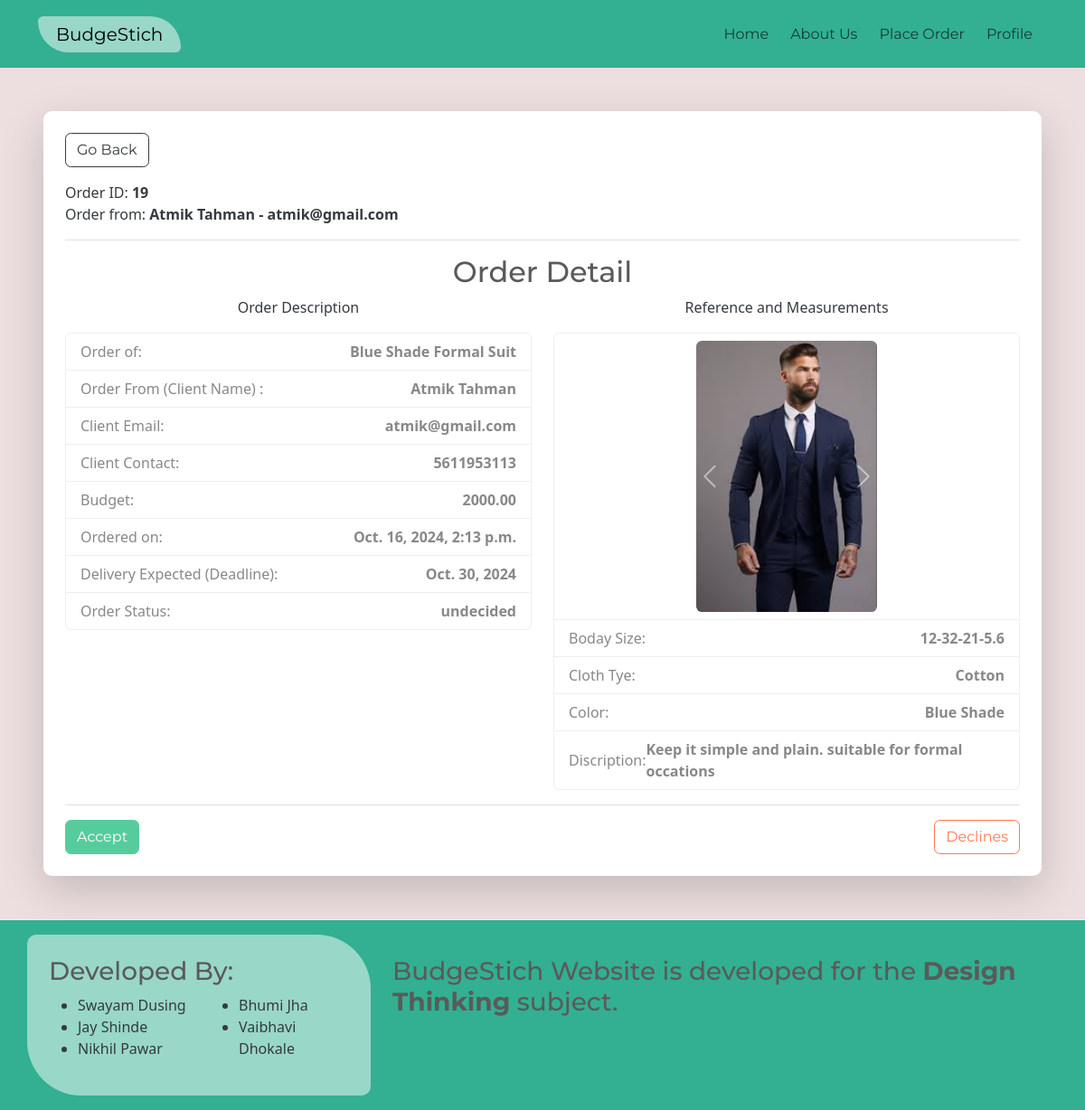
/manageorder/19 (signed in), run on the app's committed database.
### coreapp/models.py (models this page shows, shortened)
class DressOrder(models.Model):
    STATUS_CHOICES = (
        ('undecided', 'Undecided'),
        ('pending', 'Accepted'),
        ('declined', 'Declined'),
        ('pending', 'Pending'),
        ('completed', 'Completed'),
    )
    ordtitle = models.CharField(max_length=50,verbose_name="Order Title",default="")
    user = models.CharField(max_length=30, verbose_name='Username')
    useremail = models.EmailField(verbose_name='Client Email',blank=True,null=True)
    usercontact = models.IntegerField(verbose_name='Client Ph.No',blank=True,null=True)
    userfullname = models.CharField(max_length=50,verbose_name='Client Full Name',blank=True,null=True)
    tailor = models.CharField(max_length=30,verbose_name='Tailor Username')
    tailoremail = models.EmailField(verbose_name='Tailor Email',blank=True,null=True)
    tailorcontact = models.IntegerField(verbose_name='Tailor Ph.No',blank=True,null=True)
    tailorfullname = models.CharField(max_length=50,verbose_name='Tailor Full Name',blank=True,null=True)
    body_size = models.CharField(max_length=20, verbose_name="Body Size")
    cloth_type = models.CharField(max_length=30, verbose_name="Cloth Type")
    budget = models.DecimalField(max_digits=10, decimal_places=2, verbose_name="Budget")
    color = models.CharField(max_length=15, verbose_name="Preferred Color")
    design_reference = models.ImageField(upload_to='design_references/', blank=True, null=True, verbose_name="Design Reference Image")
    additional_notes = models.TextField(blank=True, null=True, verbose_name="Additional Notes")
    created_at = models.DateTimeField(auto_now_add=True)
    orderstatus = models.CharField(max_length=10, choices=STATUS_CHOICES, default='undecided', verbose_name="Order Status")
    clientaddress = models.CharField(max_length=20,blank=True,null=True)
    clientaddzipcode = models.CharField(max_length=10,blank=True,null=True)
    clientaddcity = models.CharField(max_length=15,blank=True,null=True)
    clientaddstate = models.CharField(max_length=15,blank=True,null=True)
    deliverydate = models.DateField(blank=True,null=True,verbose_name="Expected Delivery")
    deliverypatner = models.CharField(blank=True,null=True,max_length=50)
    deliveryinfo = models.CharField(blank=True,null=True ,max_length=50)

### coreapp/views.py (the view)
# urls.py: path('manageorder/<int:id>',views.manageorder),#tailor to manage the order
@login_required
def manageorder(request,id):
    orderdetail = get_object_or_404(DressOrder,id=id)
    return render(request,'manageorder.html',{'order':orderdetail})

### coreapp/templates/manageorder.html (shortened to what this page needs)
{% extends "base.html" %}
{% load static %}
{% block content %}
<div class="container-fluid p-5 " >
    <div class="container bg-body rounded-3  shadow-lg p-4">
        <a href="/tailor_dashboard" class="btn btn-outline-dark mb-3">Go Back</a>
        <li class="text-dark list-unstyled">Order ID: <strong>{{ order.id }}</strong></li>
        <li class="text-dark list-unstyled">Order from: <strong>{{ order.userfullname }} - {{ order.useremail }}</strong></li>
        <hr>
        <div class="">
            <h2 class="text-center">Order Detail</h2>
            <div class="row text-dark">
                <div class="col-md-6">
                    <p class="text-center">Order Description</p>
                    <ul class="list-group">
                        <li class="list-group-item d-flex justify-content-between align-items-center">
                            Order of: <strong>{{ order.ordtitle }}</strong>
                        </li>
                        <li class="list-group-item d-flex justify-content-between align-items-center">
                            Order From (Client Name) : <strong>{{ order.userfullname }}</strong>
                        </li>
                        <li class="list-group-item d-flex justify-content-between align-items-center">
                            Client Email: <strong>{{ order.useremail }}</strong>
                        </li>
                        <li class="list-group-item d-flex justify-content-between align-items-center">
                            Client Contact: <strong>{{ order.usercontact }}</strong>
                        </li>
                        <li class="list-group-item d-flex justify-content-between align-items-center">
                            Budget: <strong>{{ order.budget }}</strong>
                        </li>
                        <li class="list-group-item d-flex justify-content-between align-items-center">
                            Ordered on: <strong>{{ order.created_at }}</strong>
                        </li>
                        <li class="list-group-item d-flex justify-content-between align-items-center">
                            Delivery Expected (Deadline): <strong>{{ order.deliverydate }}</strong>
                        </li>
                        <li class="list-group-item d-flex justify-content-between align-items-center">
                            Order Status: <strong>{{ order.orderstatus }}</strong>
                        </li>
                    </ul>
                </div>
                <div class="col-md-6">
                    <p class="text-center">
                        Reference and Measurements
                    </p>
                    <ul class="list-group">
                        <li class="list-group-item d-flex justify-content-center align-items-center">
                            {% if order.design_reference %}
                            <div id="carouselExample" class="carousel slide">
                                <div class="carousel-inner">
                                    <div class="carousel-item active ">
                                        <a href="{{ order.design_reference.url }}">
                                            <img src="{{ order.design_reference.url }}" alt="Desing Reference"
                                                class="d-block w-100 rounded" title="Design Reference" style="height: 300px;">
                                        </a>
                                    </div>
                                </div>
                                <button class="carousel-control-prev" type="button" data-bs-target="#carouselExample"
                                    data-bs-slide="prev">
                                    <span class="carousel-control-prev-icon" aria-hidden="true"></span>
                                </button>
                                <button class="carousel-control-next" type="button" data-bs-target="#carouselExample"
                                    data-bs-slide="next">
                                    <span class="carousel-control-next-icon" aria-hidden="true"></span>
                                </button>
                            </div>
                            {% else %}
                            No Reference Image Uploaded
                            {% endif %}
                        </li>
                        <li class="list-group-item d-flex justify-content-between align-items-center">
                            Boday Size: <strong>{{ order.body_size }}</strong>
                        </li>
                        <li class="list-group-item d-flex justify-content-between align-items-center">
                            Cloth Tye: <strong>{{ order.cloth_type }}</strong>
                        </li>
                        <li class="list-group-item d-flex justify-content-between align-items-center">
                            Color: <strong>{{ order.color }}</strong>
                        </li>
                        <li class="list-group-item d-flex justify-content-between align-items-center">
                            Discription: <strong>{{ order.additional_notes }}</strong>
                        </li>
                    </ul>
                </div>
            </div>
        </div>
        <hr>
        <div class="d-flex">
        {% if order.orderstatus == 'undecided' %}
            <a href="/orderstatus/{{ order.id }}/true" class="btn btn-success me-auto">Accept</a>
            <a href="/orderstatus/{{ order.id }}/false" class="btn btn-outline-danger ms-auto">Declines</a>
        {% endif %}
        </div>
    </div>
</div>
{% endblock %}

### coreapp/templates/base.html (style rules this page uses)
html, body { height: 100%; margin: 0; }
.ultralightred { background-color: #EDDFE0; }

### data on the page
DressOrder: id "19", userfullname "Atmik Tahman", useremail "atmik@gmail.com", ordtitle "Blue Shade Formal Suit", usercontact "5611953113", budget "2000.00", created_at "Oct. 16, 2024, 2:13 p.m.", deliverydate "Oct. 30, 2024", orderstatus "undecided", design_reference (picture), body_size "12-32-21-5.6", cloth_type "Cotton", color "Blue Shade", additional_notes "Keep it simple and plain. suitable for formal occations"
